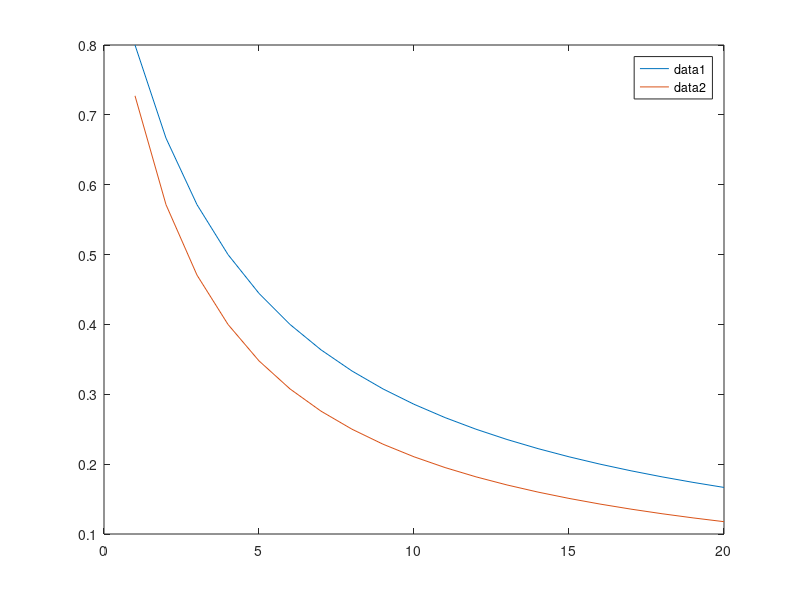
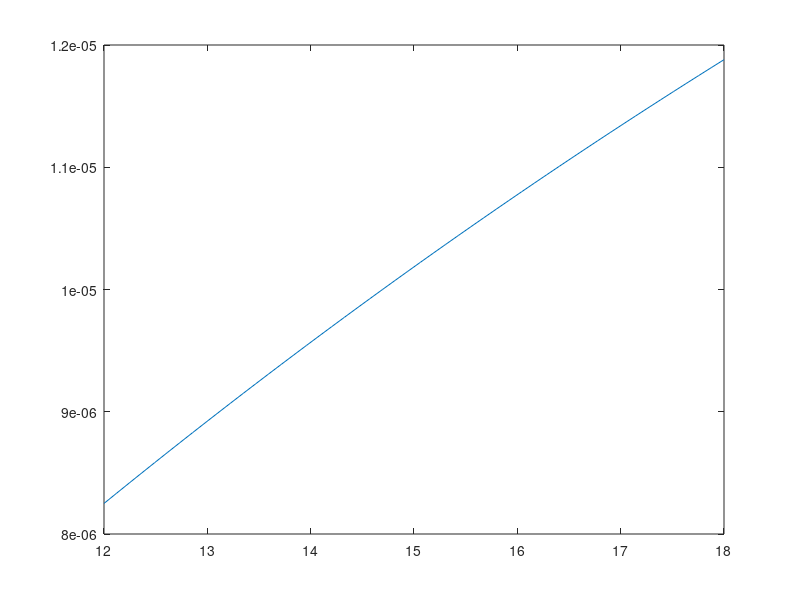
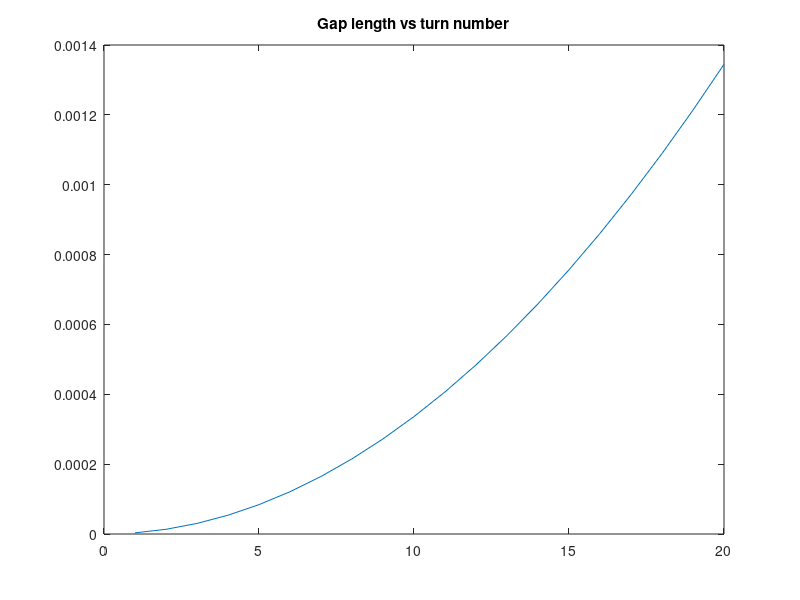
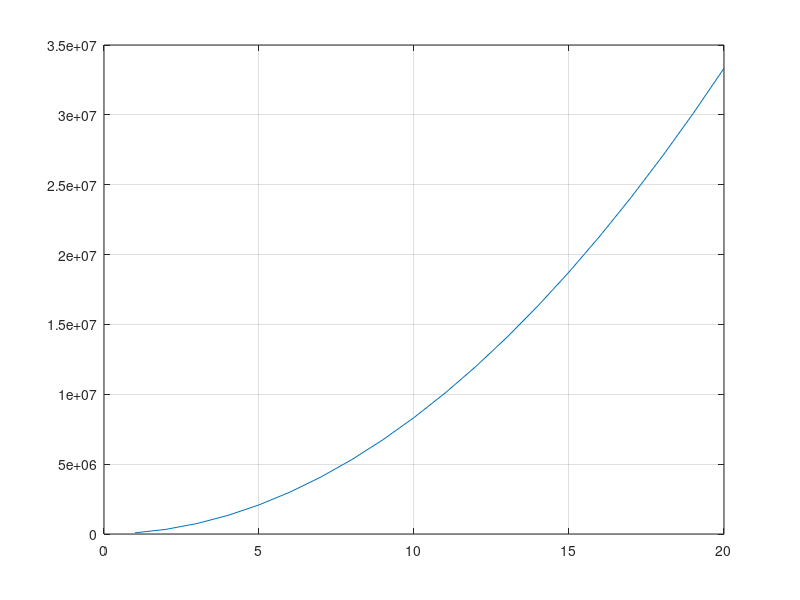

Write the MATLAB code that produced these figures, in order.

clear all
% Specify project requirements

Vimax = 18;
Vimin = 12;
Vo = 48;
Po = 48;

% Choose an estimated efficiency
eff_est = 0.88;
% Choose transformer current ripple ratio
ripple_ratio = 0.40;

%% Duty Range vs Turns Ratio
% We observe the effect of turns ratio on the duty range of our converter
% given the input and output voltage range

% We sweep N2/N1 between 1 and 20
N = linspace(1,20,20);

Dmax_vec = zeros(1,20);
Dmin_vec = zeros(1,20);

% Calculate min and max duty values for all N values
for i=1:20
    d1 = ((1/N(i)) * (Vo/Vimin))./(1+(1/N(i)) * (Vo/Vimin));
    d2 = ((1/N(i)) * (Vo/Vimax))./(1+(1/N(i)) * (Vo/Vimax));
    dmax = max(d1,d2);
    dmin = min(d1,d2);
    Dmax_vec(i) = dmax;
    Dmin_vec(i) = dmin;
end

figure;
plot(N,Dmax_vec);
hold on
plot(N,Dmin_vec);
hold on
legend
hold off

%% Determine Lm
clear dmin dmax Dmin_vec Dmax_vec d1 d2 i N
Vin_vec = linspace(12, 18, 50);

% Choose max duty as 0.5, calculate N
Dmax = 0.5;
N = (Vo/Vimin)*(1-Dmax)/Dmax; % N2/N1 = 4
% Duty range is between 0.4 & 0.5
D_vec = (Vo./(Vin_vec*N))./(1+Vo./(Vin_vec*N));

% Choose switching frequency
fs = 2e5; % 200kHz

% Determine the transformer current ripple
Pin = Po/eff_est;
I_in_avg = Pin./Vin_vec;
I_pri_avg = I_in_avg./D_vec;
Delta_I_Lm_vec = I_pri_avg.*ripple_ratio;

Lmvec = zeros(1,50);

% Find required Lm for different input voltages
for i=1:50
    Lmvec(i) = (Vin_vec(i)*D_vec(i))/(fs*Delta_I_Lm_vec(i));
end

figure;
plot(Vin_vec, Lmvec);

% Choose Lm as 12uH to satisfy ripple ratio requirement for all inputs
Lm = 12e-6;

%% Choose Gap Length and Turn Number

% Permeability of air
mu0 = 4*pi*1e-7;

% Define core parameters
A = 30.80e-3;
B = 19.50e-3;
C = 7.20e-3;
F = 7.30e-3;
E = 9.3e-3;

% Calculate areas from core parameters
Asmall = F*(A-B)/2;
Alarge = C*F;

% Sweep primary turn numbers and calculate other parameters
turns_pri_vec = linspace(1, 20, 20);
reluctance_vec = (turns_pri_vec.^2)./Lm;
gap_interval_vec = reluctance_vec.*(2*mu0*Asmall*Alarge)./(Alarge+2*Asmall);

fig = figure;
plot(turns_pri_vec, gap_interval_vec)
title("Gap length vs turn number")
figure;
plot(turns_pri_vec, reluctance_vec)
grid on

%exportgraphics(fig, "deneme.pdf")

% Choose a gap value (A4 width = 0.1mm), corresponds to 9 turns
gap = 0.1203e-3;
N_pri = 6;

%% Determine Cable Length and Type

% Set cable diameters:

primary_parallel = 2; % how many parallel cables there are 
primary_cable_diameter = 1.4e-3;
primary_cable_count = N_pri*primary_parallel;

secondary_parallel = 1; % how many parallel cables there are 
secondary_cable_diameter = 1.4e-3;
secondary_cable_count = N_pri*N*secondary_parallel;

total_cable_area = pi*(primary_cable_diameter/2)^2*primary_cable_count +  pi*(secondary_cable_diameter/2)^2*secondary_cable_count

window_area = ((B-C)/2)*2*E
fill_factor = total_cable_area/window_area